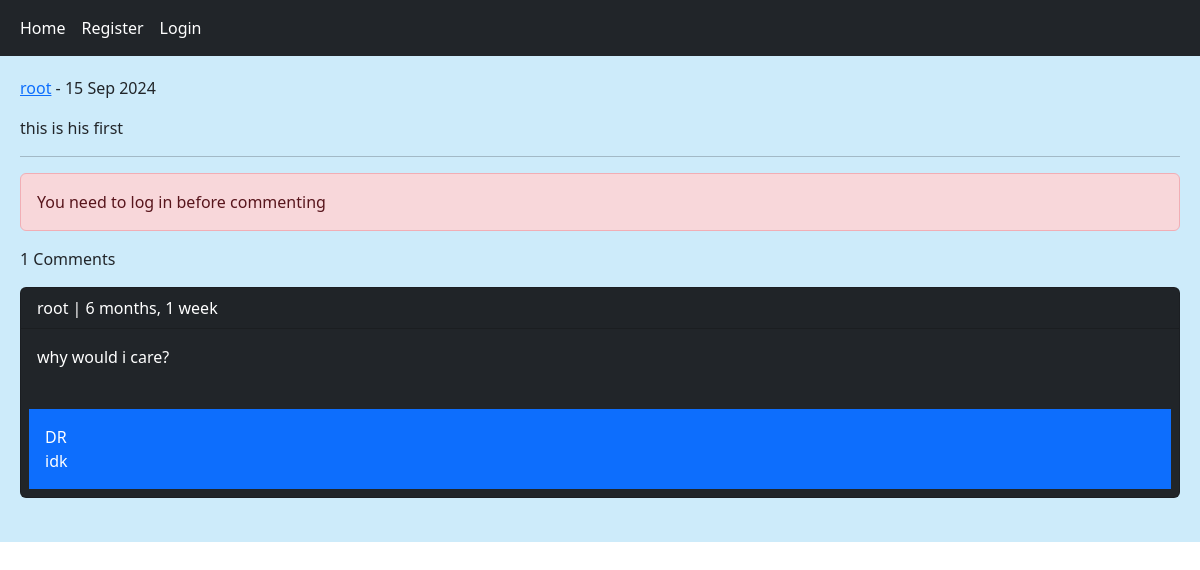
/post/11/this-is-his-first/, run on the app's committed database.
### posts/models.py (models this page shows, shortened)
class Post(models.Model):
    user = models.ForeignKey(User, on_delete=models.CASCADE, related_name='posts')
    body = models.TextField()
    slug = models.SlugField()
    created = models.DateTimeField(auto_now_add=True)
    updated = models.DateTimeField(auto_now=True)
    class Meta:
        ordering = ('-created',)

class Comment(models.Model):
    user = models.ForeignKey(User, on_delete=models.CASCADE, related_name='ucomments')
    post = models.ForeignKey(Post, on_delete=models.CASCADE, related_name='pcomments')
    reply = models.ForeignKey('self', on_delete=models.CASCADE, related_name='rcomments', blank=True, null=True)
    is_reply = models.BooleanField(default=False)
    body = models.TextField(max_length=400)
    created = models.DateTimeField(auto_now_add=True)

### home/views.py (the view, shortened to what this page needs)
# urls.py: path('post/<int:post_id>/<slug:post_slug>/', views.PostDetailView.as_view(), name='post_detail'),
class PostDetailView(View):
    form_class = CommentCreateForm
    form_class_reply = CommentReplyForm
    def setup(self, request: HttpRequest, *args: Any, **kwargs: Any) -> None:
        self.post_instance = get_object_or_404(Post, pk=kwargs['post_id'], slug=kwargs['post_slug'])
        return super().setup(request, *args, **kwargs)
    def get(self, request, *args, **kwargs):
        comment = self.post_instance.pcomments.filter(is_reply=False)
        cant_like = False
        if request.user.is_authenticated and self.post_instance.user_cant_like(request.user):
            cant_like = True
        return render(request, 'home/detail.html', {'post':self.post_instance, 'comments':comment, 'form':self.form_class, 'reply_form':self.form_class_reply, 'cant_like':cant_like})

### home/templates/home/detail.html (shortened to what this page needs)
{% extends 'base.html' %}
{% block content %}
    <p><a href="{% url 'account:user_profile' post.user.id %}">{{ post.user.username }}</a> - {{ post.updated|date:'d M Y' }}</p>
    <p>{{ post.body }}</p><hr/>
    {% if request.user.is_authenticated %}
        <a href="{% url 'home:post_like' post.id %}" class="{% if cant_like %}disabled{% endif %} btn btn-primary col-md-2">Like {{ post.likes_count }}</a>
        <form method="post">
            {% csrf_token %}
            {{ form.as_p }}
            <input type="submit" value="Send">
        </form> <br/>
    {% else %}
        <p class="alert alert-danger">You need to log in before commenting</p>
    {% endif %}
    <p>{{ comments.count }} Comments</p>
    {% for comment in comments %}
        <div class="card bg-dark text-white">
            <p class="card-header">{{ comment.user }} | {{ comment.created|timesince }}</p>
            <p class="card-body">{{ comment.body }}</p>
            {% with replies=comment.rcomments.all %}
                {% for reply in replies %}
                    <p class="bg-primary p-3 m-2">{{ reply.user }} <br/> {{ reply.body }}</p>
                {% endfor %}
            {% endwith %}
        </div> <br/>
    {% endfor %}
{% endblock %}

### templates/base.html (shortened to what this page needs)
<!DOCTYPE html>
<html lang="en">
    <head>
        <link href="https://cdn.jsdelivr.net/npm/bootstrap@5.3.3/dist/css/bootstrap.min.css" rel="stylesheet">
    </head>
    <body>
        {% include 'inc/navbar.html' %}
        <div class="jumbotron">
            {% block content %} {% endblock %}
        </div>
    </body>
</html>

### templates/inc/navbar.html
<nav class="navbar navbar-expand-lg navbar-dark bg-dark">
    <div class="container-fluid">
        <div class="navbar-nav">
            <a class="nav-link active" href = "{% url 'home:home' %}">Home</a>
            {% if request.user.is_authenticated %}
            <a class="nav-link active" href = "{% url 'account:user_profile' request.user.id %}">Profile</a>
            <a class="nav-link active" href = "{% url 'account:user_logout' %}">Logout</a>
            {% else %}
            <a class="nav-link active" href = "{% url 'account:user_register' %}">Register</a>
            <a class="nav-link active" href = "{% url 'account:user_login' %}">Login</a>
            {% endif %}
        </div>
    </div>
</nav>

### templates/base.html (style rules this page uses)
.jumbotron { padding: 20px; margin-bottom: 20px; background-color: #cdebfa; }

### data on the page
Post: user.username "root", updated "15 Sep 2024", body "this is his first"
Comment: user "root", created "6 months, 1 week", body "why would i care?"
Comment: user "DR", body "idk"

### other printed values
{{ comments.count }} "1"
